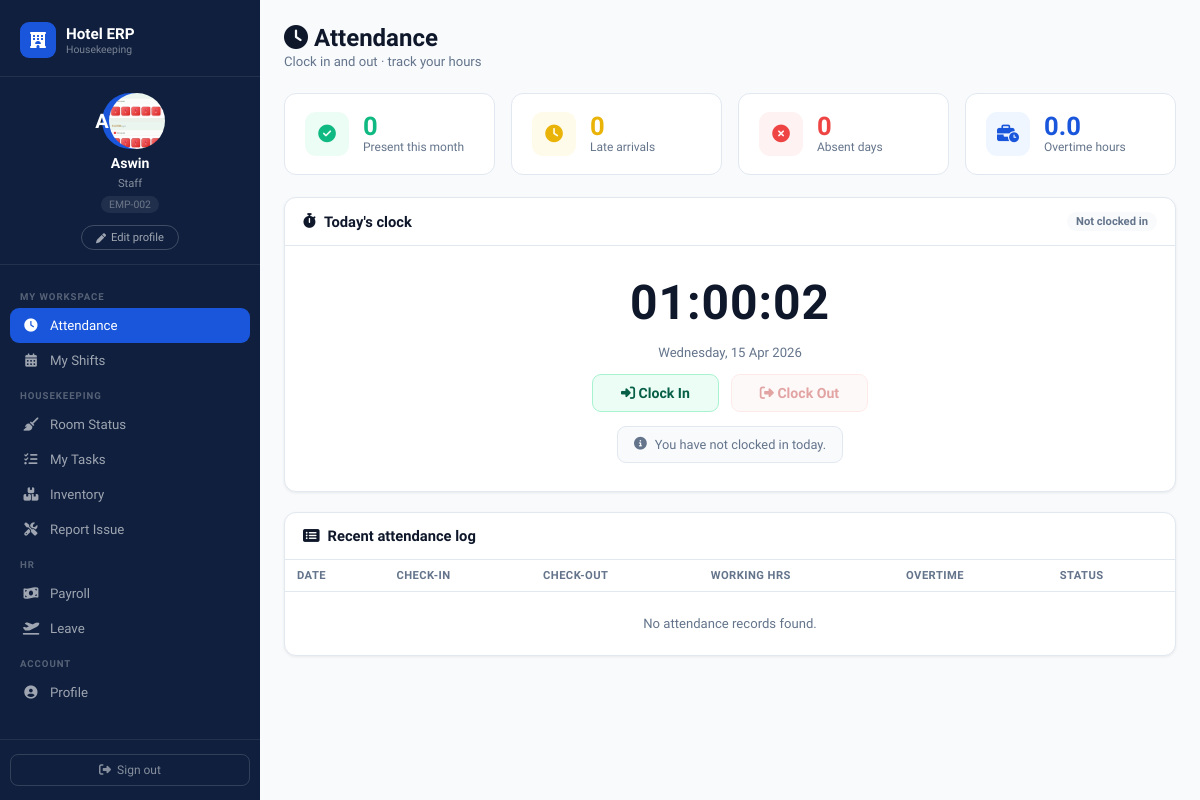
Screenshot of /housekeeping/ (signed in) with the database file from the repository.
### Accounts/models.py (models this page shows, shortened)
class Staff(models.Model):
    hotel = models.ForeignKey(Hotel, on_delete=models.CASCADE, related_name="staffs")
    user = models.OneToOneField(User, on_delete=models.CASCADE, null=True, blank=True)
    name = models.CharField(max_length=100)
    email = models.EmailField(unique=True)
    phone = models.CharField(max_length=15)
    department = models.ForeignKey(Department, on_delete=models.SET_NULL, null=True)
    role = models.CharField(max_length=100)
    password = models.CharField(max_length=100)
    is_available = models.BooleanField(default=True)
    employee_id = models.CharField(max_length=20, blank=True, null=True)
    salary = models.DecimalField(max_digits=10, decimal_places=2, default=0)
    joining_date = models.DateField(default=timezone.now)
    photo = models.ImageField(upload_to="staff_photos/", null=True, blank=True)

### Accounts/views.py (the view, shortened to what this page needs)
# urls.py: path("housekeeping/", housekeeping_dashboard, name="housekeeping_dashboard"),
def housekeeping_dashboard(request):
    staff_id = request.session.get("staff_id")
    if not staff_id:
        return redirect("staff_login")
    staff = Staff.objects.select_related("hotel").get(id=staff_id)
    hotel = staff.hotel
    all_tasks = Task.objects.filter(staff_id=staff_id).select_related("room_unit").order_by('-created_at')
    for task in all_tasks:
        if task.room_unit and task.room_unit.status == "Available" and task.status != "Completed":
            task.status = "Completed"
            task.save()
    tasks = Task.objects.filter(
        staff_id=staff_id,
        status="Pending"
    ).select_related("room_unit")
    today = timezone.now().date()
    shift = Shift.objects.filter(
        staff_id=staff_id,
    date=today
).select_related("department").first()
    room_units = RoomUnit.objects.filter(
        task__staff_id=staff_id,
        task__status="Pending"
    ).distinct().select_related('room')
    all_assigned_rooms = RoomUnit.objects.filter(
        task__staff_id=staff_id
    ).distinct()
    clean_count = all_assigned_rooms.filter(status="Available").count()
    dirty_count = all_assigned_rooms.filter(status="Dirty").count()
    maintenance_count = all_assigned_rooms.filter(status="Maintenance").count()
    cleaning_count = all_assigned_rooms.filter(status="Cleaning").count()
    rooms_list = []
    inventory_items = []
    total_items = 0
    in_stock_items = 0
    low_stock_items = 0
    context = {
        "staff": staff,
        "hotel": hotel,
        "tasks": tasks,
        "all_tasks": all_tasks,
        "shift": shift,
        "rooms": rooms_list,
        "clean_rooms": clean_count,
        "dirty_rooms": dirty_count,
        "maintenance_rooms": maintenance_count,
        "cleaning_rooms": cleaning_count,
        "pending_tasks": tasks.count(),
        "inventory_items": inventory_items,
        "total_items": total_items,
        "in_stock_items": in_stock_items,
        "low_stock_items": low_stock_items,
    }
    return render(request, "housekeeping.html", context)

### templates/housekeeping.html (shortened to what this page needs)
{% load static %}
<!DOCTYPE html>
<html lang="en">
<head>
    <link rel="stylesheet" href="https://cdnjs.cloudflare.com/ajax/libs/font-awesome/6.4.0/css/all.min.css">
</head>
<body>
<aside class="sidebar" id="sidebar">
    <div class="sidebar-brand">
        <div class="brand-logo">
            <div class="brand-icon"><i class="fas fa-hotel"></i></div>
            <div>
                <div class="brand-name">Hotel ERP</div>
                <div class="brand-sub">
                    {% if staff.department.name|lower == "housekeeping" %}Housekeeping{% else %}Employee Portal{% endif %}
                </div>
            </div>
        </div>
    </div>
    <div class="sidebar-profile">
        <div class="sidebar-avatar" onclick="switchPanel('profile')" title="Edit profile">
            <span id="sbInitials">{{ staff.name|slice:":1"|upper }}</span>
            {% if staff.photo %}
            <img src="{{ staff.photo.url }}" alt="{{ staff.name }}" id="sbAvatarImg">
            {% endif %}
        </div>
        <div class="sb-name" id="sbDisplayName">{{ staff.name }}</div>
        <div class="sb-role">{{ staff.role|default:"Staff" }}</div>
        <div class="sb-empid">{{ staff.employee_id|default:"EMP-0001" }}</div>
        <button class="sb-edit-btn" onclick="switchPanel('profile')">
            <i class="fas fa-pen" style="font-size:10px"></i> Edit profile
        </button>
    </div>
    <nav class="sidebar-nav">
        <div class="nav-label">My Workspace</div>
        <button class="nav-btn active" data-panel="attendance" onclick="switchPanel('attendance')">
            <i class="fas fa-clock"></i> Attendance
        </button>
        <button class="nav-btn" data-panel="shift" onclick="switchPanel('shift')">
            <i class="fas fa-calendar-alt"></i> My Shifts
        </button>
        {% if staff.department.name|lower == "housekeeping" %}
        <div class="nav-label">Housekeeping</div>
        <button class="nav-btn" data-panel="housekeeping" onclick="switchPanel('housekeeping')">
            <i class="fas fa-broom"></i> Room Status
        </button>
        <button class="nav-btn" data-panel="hk-tasks" onclick="switchPanel('hk-tasks')">
            <i class="fas fa-tasks"></i> My Tasks
        </button>
        <button class="nav-btn" data-panel="inventory" onclick="switchPanel('inventory')">
            <i class="fas fa-boxes"></i> Inventory
        </button>
        <button class="nav-btn" data-panel="maintenance" onclick="switchPanel('maintenance')">
            <i class="fas fa-tools"></i> Report Issue
        </button>
        {% endif %}
        <div class="nav-label">HR</div>
        <button class="nav-btn" data-panel="payroll" onclick="switchPanel('payroll')">
            <i class="fas fa-money-bill-wave"></i> Payroll
        </button>
        <button class="nav-btn" data-panel="leave" onclick="switchPanel('leave')">
            <i class="fas fa-plane-departure"></i> Leave
        </button>
        <div class="nav-label">Account</div>
        <button class="nav-btn" data-panel="profile" onclick="switchPanel('profile')">
            <i class="fas fa-user-circle"></i> Profile
        </button>
    </nav>
    <div class="sidebar-footer">
        <a href="/staff-logout/" class="logout-btn">
            <i class="fas fa-sign-out-alt"></i> Sign out
        </a>
    </div>
</aside>
<main class="main">
    <div class="panel active" id="panel-attendance">
        <div class="topbar">
            <div class="topbar-left">
                <h1><i class="fas fa-clock"></i> Attendance</h1>
                <p>Clock in and out · track your hours</p>
            </div>
        </div>
        <div class="stats-row">
            <div class="stat-card">
                <div class="stat-icon green"><i class="fas fa-check-circle"></i></div>
                <div><div class="stat-number green">{{ present_days|default:0 }}</div><div class="stat-label">Present this month</div></div>
            </div>
            <div class="stat-card">
                <div class="stat-icon amber"><i class="fas fa-clock"></i></div>
                <div><div class="stat-number amber">{{ late_days|default:0 }}</div><div class="stat-label">Late arrivals</div></div>
            </div>
            <div class="stat-card">
                <div class="stat-icon red"><i class="fas fa-times-circle"></i></div>
                <div><div class="stat-number red">{{ absent_days|default:0 }}</div><div class="stat-label">Absent days</div></div>
            </div>
            <div class="stat-card">
                <div class="stat-icon blue"><i class="fas fa-business-time"></i></div>
                <div><div class="stat-number blue">{{ overtime_hours|default:"0.0" }}</div><div class="stat-label">Overtime hours</div></div>
            </div>
        </div>
        <div class="card">
            <div class="card-header">
                <div class="card-title"><i class="fas fa-stopwatch"></i> Today's clock</div>
                <span id="todayStatusPill" class="pill pill-gray">Not clocked in</span>
            </div>
            <div class="clock-wrap">
                <div class="clock-time" id="liveClock">--:--:--</div>
                <div class="clock-date" id="liveDate">Loading...</div>
                <div class="clock-btns">
                    <button class="ck-btn in" id="btnClockIn" onclick="clockIn()">
                        <i class="fas fa-sign-in-alt"></i> Clock In
                    </button>
                    <button class="ck-btn out" id="btnClockOut" onclick="clockOut()" disabled>
                        <i class="fas fa-sign-out-alt"></i> Clock Out
                    </button>
                </div>
                <div class="att-log-box" id="attLogBox">
                    <i class="fas fa-info-circle"></i>
                    <span id="attLogMsg">You have not clocked in today.</span>
                </div>
            </div>
        </div>
        <div class="card">
            <div class="card-header">
                <div class="card-title"><i class="fas fa-list-alt"></i> Recent attendance log</div>
            </div>
            <table>
                <thead>
                    <tr>
                        <th>Date</th>
                        <th>Check-in</th>
                        <th>Check-out</th>
                        <th>Working hrs</th>
                        <th>Overtime</th>
                        <th>Status</th>
                    </tr>
                </thead>
                <tbody>
                    {% for att in attendance_records %}
                    <tr>
                        <td>{{ att.date|date:"M d, Y" }}</td>
                        <td>{{ att.check_in|time:"H:i"|default:"—" }}</td>
                        <td>{{ att.check_out|time:"H:i"|default:"—" }}</td>
                        <td>
                            {% if att.check_in and att.check_out %}
                                {{ att.check_out|timeuntil:att.check_in }}
                            {% else %}—{% endif %}
                        </td>
                        <td>{{ att.overtime_hours|default:"0.0" }} hrs</td>
                        <td>
                            {% if att.status == "Present" %}<span class="pill pill-green">Present</span>
                            {% elif att.status == "Late" %}<span class="pill pill-amber">Late</span>
                            {% elif att.status == "Absent" %}<span class="pill pill-red">Absent</span>
                            {% elif att.status == "Half Day" %}<span class="pill pill-purple">Half Day</span>
                            {% else %}<span class="pill pill-gray">{{ att.status|default:"—" }}</span>
                            {% endif %}
                        </td>
                    </tr>
                    {% empty %}
                    <tr><td colspan="6" style="text-align:center;color:var(--text-muted);padding:24px">No attendance records found.</td></tr>
                    {% endfor %}
                </tbody>
            </table>
        </div>
    </div>
</main>
</body>
</html>

### rows the page displays
Staff: name "A", photo (picture), name "Aswin", role "Staff", employee_id "EMP-002"

### other values shown
{{ present_days|default:0 }} "0"
{{ late_days|default:0 }} "0"
{{ absent_days|default:0 }} "0"
{{ overtime_hours|default:"0.0" }} "0.0"
